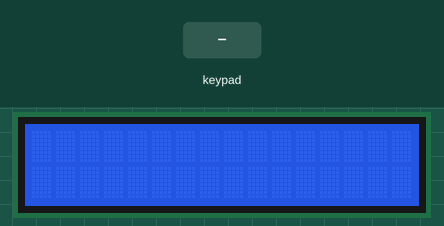
Recording of a sketch running on a simulated Arduino Uno, built with avr-gcc and run on an emulated ATmega328P. On the bench: 16×2 character LCD. The inputs (shaded band) are chosen by the test bench.

Above: at 1.2 s.
1.3 s: keypad keys 6 7 8 9 # pressed 0.4 s apart
At 3.6 s:
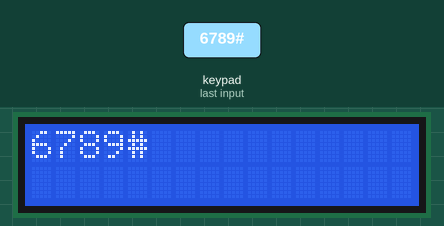
4.8 s: key '*' pressed
At 6.0 s:
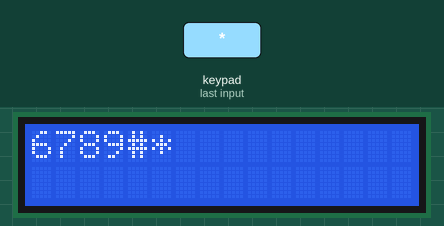
6.3 s: key '#' pressed
At 7.3 s:
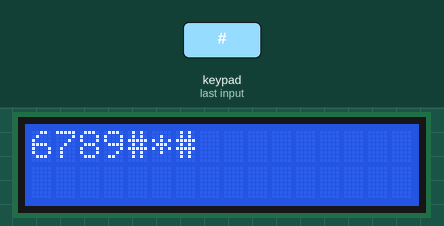
7.8 s: keypad keys 6 7 8 9 * pressed 0.4 s apart
At 9.7 s:
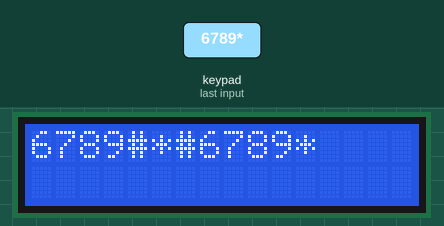
11.3 s: key '*' pressed
At 12.4 s:
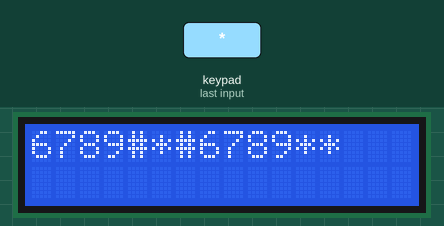
12.8 s: key '#' pressed
At 13.4 s:
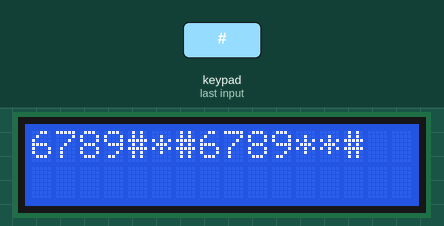
Timing chart, 0 to 15.3 s (numbered marks = the images above; inputs shaded):
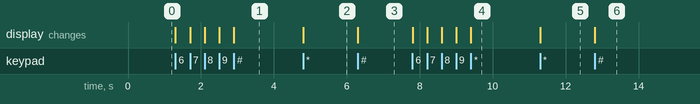

The sketch:

LCD_Keypad.ino
```cpp
#include <LiquidCrystal.h>
#include <Keypad.h>

const int rs = 0, en = 1, d4 = 2, d5 = 3, d6 = 4, d7 = 5;
LiquidCrystal lcd(rs, en, d4, d5, d6, d7);

char keys[4][3] =
{
    {'1','2','3'},
    {'4','5','6'},
    {'7','8','9'},
    {'*','0','#'}
};

byte rowPins[4] = {6, 7, 8, 9};
byte colPins[3] = {10, 11 ,12};

Keypad keypad = Keypad( makeKeymap(keys), rowPins, colPins, 4, 3);

void setup()
{
  lcd.begin(16, 2);
}

void loop()
{
char key = keypad.getKey();

    if (key)
    {
       lcd.print(key);
    }
}
```

Measured:
- after the input at 1.3 s, the display: first changes at once (image 1 shows a later state)
- after the input at 4.8 s, the display: changes at once (image 2)
- after the input at 6.3 s, the display: changes at once (image 3)
- after the input at 7.8 s, the display: first changes at once (image 4 shows a later state)
- after the input at 11.3 s, the display: changes at once (image 5)
- after the input at 12.8 s, the display: changes at once (image 6)
